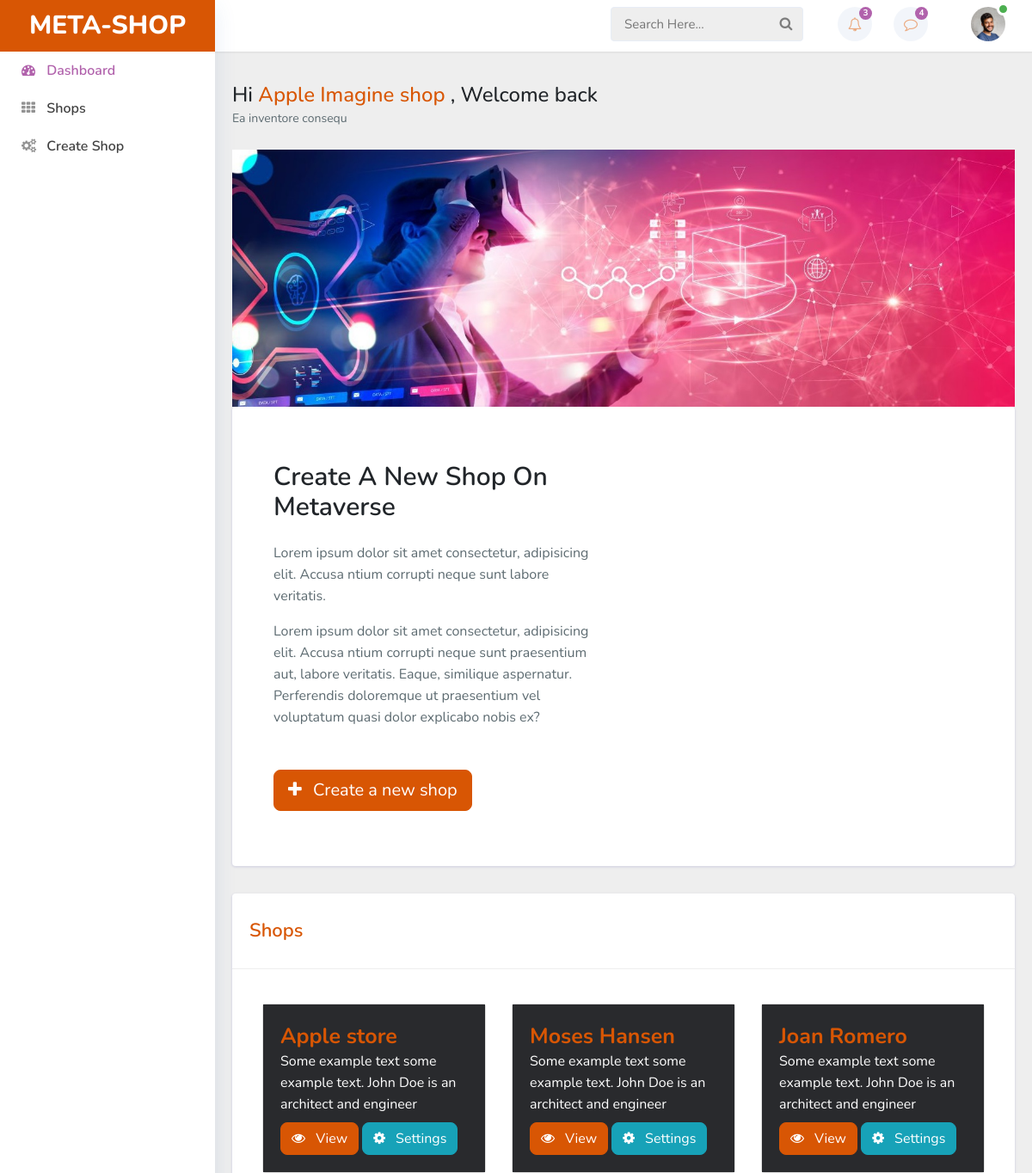
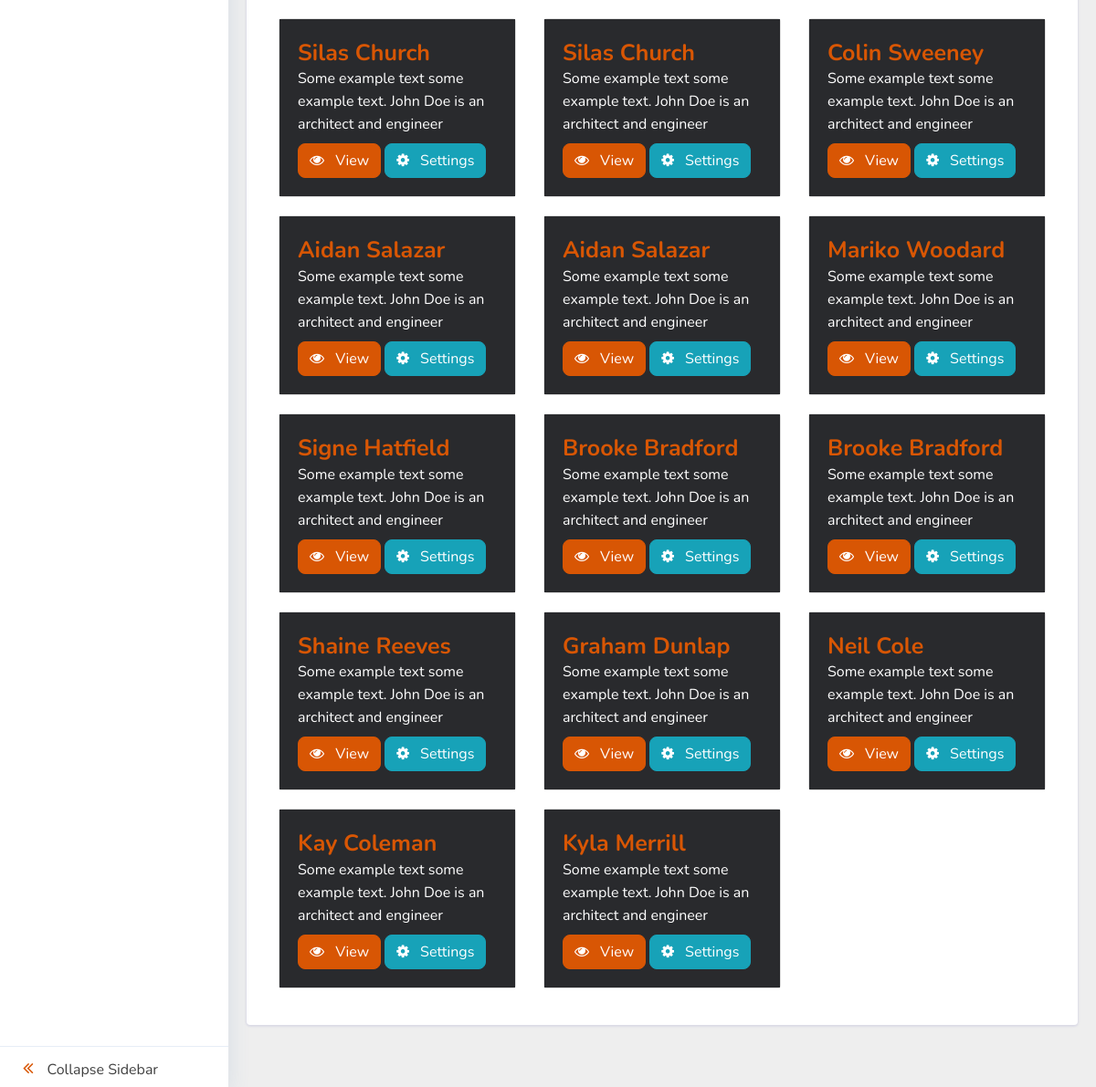
The page /dashboard.php (signed in) on the database its author committed (2 pictures, top to bottom).
### tables this page shows
CREATE TABLE `meta_shop_lists` (
  `id` int(11) NOT NULL,
  `name` varchar(355) DEFAULT NULL,
  `link` varchar(355) DEFAULT NULL,
  `shop` varchar(355) DEFAULT NULL,
  `thumb_model` varchar(355) DEFAULT 'shop_thumb_1.glb',
  `thumb_model_scale` varchar(355) DEFAULT '600 700 600',
  `thumb_model_rotation` varchar(355) DEFAULT '0 0 0',
  `shop_env_model` varchar(355) DEFAULT NULL,
  `rack` varchar(355) DEFAULT NULL,
  `stand_qty` int(11) DEFAULT NULL,
  `user_id` int(11) DEFAULT NULL,
  `status` int(11) DEFAULT 0,
  `land_locations_id` int(11) DEFAULT NULL,
  `wall_video` varchar(355) DEFAULT 'dummy.mp4',
  `left_wall_banner` varchar(355) DEFAULT NULL,
  `right_wall_banner` varchar(355) DEFAULT 'default.jpg',
  `direct_entry` tinyint(1) DEFAULT 1
);

### db/connection.php (called while the page is built, shortened)
<?php
$dbname = 'sosalin_word';
?>

### db/query.php (called while the page is built, shortened)
<?php
function select($table,$condition=[]){
    include('connection.php');
    $table=mysqli_real_escape_string($conn, $table);
        if(isset($condition['limit'])){
            $limit= $condition['limit'];
            $limit=mysqli_real_escape_string($conn, $limit);
            $limitq="LIMIT $limit";
        }else{
            $limitq="LIMIT 10000000000000000000";
        }
        if(isset($condition['offset'])){
            $ofset= $condition['offset'];
            $ofset=mysqli_real_escape_string($conn, $ofset);
            $ofsetq="OFFSET $ofset";
        }else{
            $ofsetq="OFFSET 0";
        }
        if(isset($condition["conditions"])){
            $conditions=$condition["conditions"];
        }
        if(isset($condition['order'])){
            $order=$condition['order'];
            $orders = [];
            foreach($order as $names => $vals){
                $orders = mysqli_real_escape_string($conn,$names)." ".mysqli_real_escape_string($conn,$vals);
            }
        }else{ $orders= "id asc"; }
                $table_name=$table;
                $linkp=mysqli_connect($host, $user, $pass);
                $result = mysqli_query($linkp,"SHOW COLUMNS FROM $table_name");
                    if(mysqli_num_rows($result) > 0) {
                            $form_data=array();
                                while ($row = mysqli_fetch_assoc($result)) {
                                    $form_data[]=$row['Field'];
                                }
                    }
                $total_data=array();
                        if(isset($conditions)){
                            $columns = [];
                            foreach($conditions as $name => $val){
                                $columns[] = "$name = '".mysqli_real_escape_string($conn, $val)."'";
                            }
                            $sql = "SELECT * FROM `$table_name`  WHERE ".implode(" AND ", $columns)." ORDER BY $orders "."$limitq "." $ofsetq" ;
                        }else{
                            $sql = "SELECT * FROM `$table_name` ";
                        }
                        $retval=mysqli_query($conn, $sql);
                            if(mysqli_num_rows($retval) > 0){
                                while($row = mysqli_fetch_assoc($retval)){
                                    $data=array();
                                        foreach($form_data as $value){
                                            $data[$value]=$row[$value];
                                        }
                                                $total_data[]=$data;
                                }
                            }else{
                            }
                            return $total_data;
}
?>

### dashboard.php (the view, shortened to what this page needs)
<?php
include './db/query.php';
$user_data = $_SESSION['user'];
$get_shop_data = select('meta_shop_lists', [
    'conditions' => [
        'user_id' => $user_data[0]['id'],
    ],
]);
?>
<?php include './header.php'; ?>
<div class="main-content">
  <div class="container-fluid content-top-gap">
    <div class="welcome-msg pt-3 pb-4">
      <h1>Hi <span class="text-primary"><?php echo $user_data[0][
          'name'
      ]; ?> </span>, Welcome back</h1>
      <p><?php echo $user_data[0]['address']; ?></p>
    </div>
    <img src="assets/gifs/AdobeStock_468099360-1380x548.jpeg" width="100%"/>
    <div class="card card_border p-lg-5 p-2 mb-2">
      <div class="card-body py-3 p-0">
        <div class="row">
          <div class="col-lg-6 align-self pr-lg-4">
            <h3 class="block__title mb-lg-4">Create a new shop on Metaverse</h3>
            <p class="mb-3">Lorem ipsum dolor sit amet consectetur, adipisicing elit. Accusa ntium corrupti
              neque sunt labore veritatis. </p>
            <p class="mb-lg-5 mb-3">Lorem ipsum dolor sit amet consectetur, adipisicing elit. Accusa ntium corrupti
              neque sunt
              praesentium aut, labore veritatis. Eaque, similique aspernatur. Perferendis doloremque ut
              praesentium vel voluptatum quasi dolor explicabo nobis ex?</p>
            <a href="create_shop.php">
                <button type="button" class="btn btn-primary btn-lg"><i class="fa fa-plus mr-2"></i> Create a new shop</button>
            </a>
          </div>
          <div class="col-lg-6 pl-lg-4 mt-lg-0 mt-4">
          </div>
        </div>
      </div>
    </div>
<br/>
<section class="people">
            <section class="w3l-team-block">
                <div class="card card_border mb-5">
                    <div class="cards__heading">
                        <h3>Shops</h3>
                    </div>
                    <div class="card-body">
      <div class="container">
      <div class="row">
      <?php foreach ($get_shop_data as $val) { ?>
    <div class="col-md-4" style="margin-bottom:20px;">
        <div class="card" >
            <div class="card-body" style="background: #292a2d; border: none;margin:0px;">
              <h3 class="name-pos mb-0" ><a href="#"><?php echo $val[
                  'name'
              ]; ?></a></h3>
             <p class="card-text text-white">Some example text some example text. John Doe is an architect and engineer</p>
             <a href="control/pages/<?php echo $val[
                 'link'
             ]; ?>" target="_blank" > <button type="button" class="btn btn-primary btn-md mt-2"><i class="fa fa-eye mr-2"></i>&nbsp;View</button></a>
             <a href="control/pages/<?php echo $val['link'] .
                 '/list.php'; ?>" target="_blank" > <button type="button" class="btn btn-info btn-md mt-2"><i class="fa fa-cog mr-2"></i>&nbsp;Settings</button></a>
            </div>
          </div>
    </div>
    <?php } ?>
  </div>
</div>
</div>
</div>
</section>
</section>
</div>
</div>
<?php include './footer.php'; ?>

### rows shown on the page
meta_shop_lists: name "Apple store"
meta_shop_lists: name "Moses Hansen"
meta_shop_lists: name "Joan Romero"
meta_shop_lists: name "Silas Church"
meta_shop_lists: name "Silas Church"
meta_shop_lists: name "Colin Sweeney"
meta_shop_lists: name "Aidan Salazar"
meta_shop_lists: name "Aidan Salazar"
meta_shop_lists: name "Mariko Woodard"
meta_shop_lists: name "Signe Hatfield"
meta_shop_lists: name "Brooke Bradford"
meta_shop_lists: name "Brooke Bradford"
meta_shop_lists: name "Shaine Reeves"
meta_shop_lists: name "Graham Dunlap"
meta_shop_lists: name "Neil Cole"
meta_shop_lists: name "Kay Coleman"
meta_shop_lists: name "Kyla Merrill"

### other values the page prints
$user_data[0]['address'] "Ea inventore consequ"
